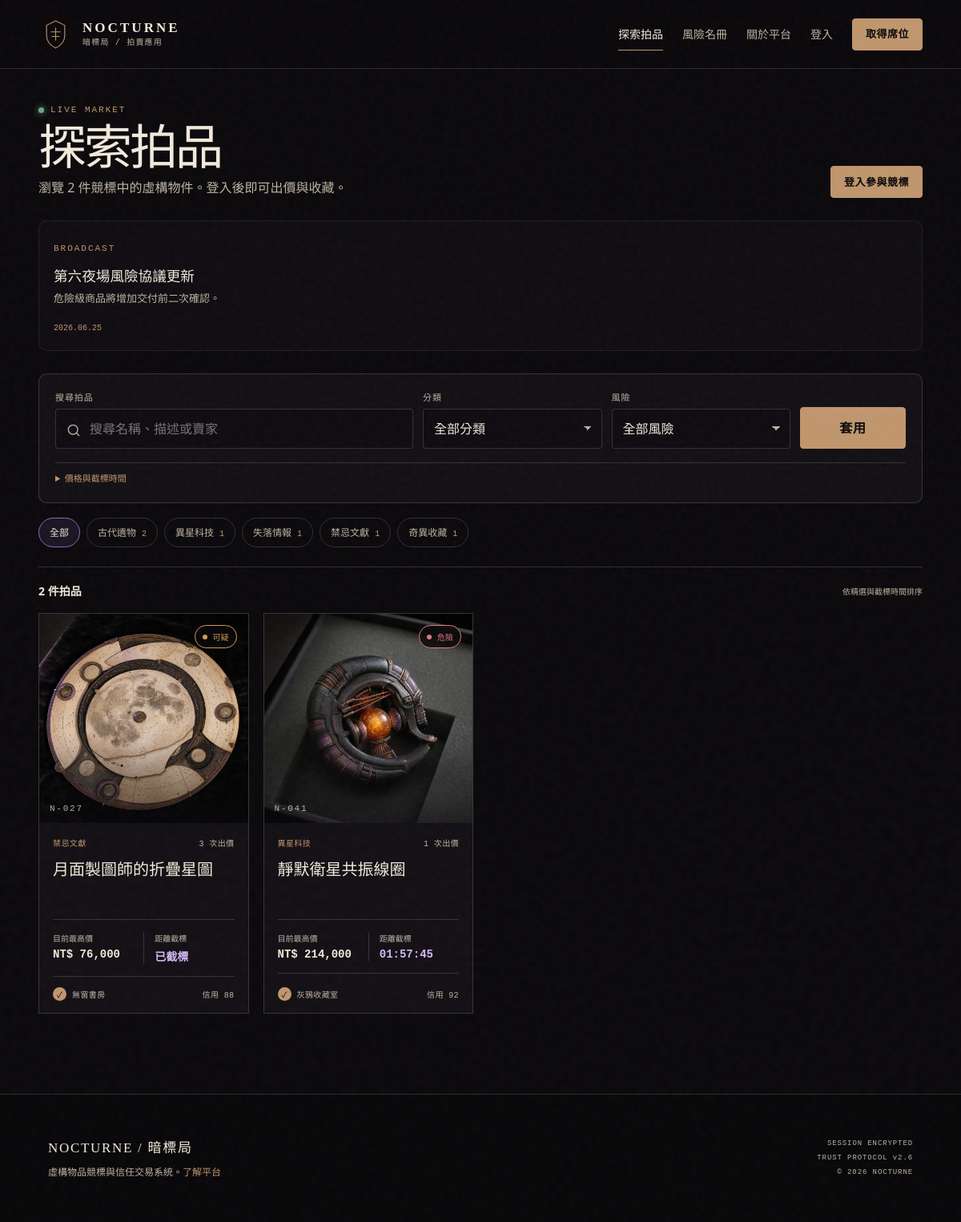
The page / on the database its author committed.
### tables this page shows
CREATE TABLE announcements (
    id BIGINT UNSIGNED AUTO_INCREMENT PRIMARY KEY,
    author_id BIGINT UNSIGNED NOT NULL,
    title VARCHAR(120) NOT NULL,
    body TEXT NOT NULL,
    status ENUM('draft', 'published', 'archived') NOT NULL DEFAULT 'draft',
    published_at DATETIME NULL,
    created_at DATETIME NOT NULL DEFAULT CURRENT_TIMESTAMP,
    updated_at DATETIME NOT NULL DEFAULT CURRENT_TIMESTAMP ON UPDATE CURRENT_TIMESTAMP,
    CONSTRAINT fk_announcements_author FOREIGN KEY (author_id) REFERENCES users(id)
);

CREATE TABLE categories (
    id SMALLINT UNSIGNED AUTO_INCREMENT PRIMARY KEY,
    name VARCHAR(60) NOT NULL,
    code CHAR(3) NOT NULL,
    description VARCHAR(255) NULL,
    risk_default ENUM('low', 'suspicious', 'dangerous', 'prohibited') NOT NULL DEFAULT 'suspicious',
    sort_order SMALLINT NOT NULL DEFAULT 0,
    is_active BOOLEAN NOT NULL DEFAULT TRUE,
    created_at DATETIME NOT NULL DEFAULT CURRENT_TIMESTAMP,
    UNIQUE KEY uq_categories_name (name),
    UNIQUE KEY uq_categories_code (code)
);

CREATE TABLE auctions (
    id BIGINT UNSIGNED AUTO_INCREMENT PRIMARY KEY,
    seller_id BIGINT UNSIGNED NOT NULL,
    category_id SMALLINT UNSIGNED NOT NULL,
    reviewed_by BIGINT UNSIGNED NULL,
    lot_no VARCHAR(24) NOT NULL,
    title VARCHAR(120) NOT NULL,
    slug VARCHAR(160) NOT NULL,
    description TEXT NOT NULL,
    provenance TEXT NULL,
    starting_price DECIMAL(12,2) UNSIGNED NOT NULL,
    current_price DECIMAL(12,2) UNSIGNED NOT NULL,
    reserve_price DECIMAL(12,2) UNSIGNED NULL,
    min_increment DECIMAL(12,2) UNSIGNED NOT NULL DEFAULT 100.00,
    risk_level ENUM('low', 'suspicious', 'dangerous', 'prohibited') NOT NULL DEFAULT 'suspicious',
    ai_risk_suggestion JSON NULL,
    status ENUM('draft', 'pending_review', 'approved', 'active', 'ended', 'rejected', 'cancelled', 'unsold') NOT NULL DEFAULT 'draft',
    featured BOOLEAN NOT NULL DEFAULT FALSE,
    start_at DATETIME NOT NULL,
    end_at DATETIME NOT NULL,
    reviewed_at DATETIME NULL,
    rejection_reason VARCHAR(500) NULL,
    created_at DATETIME NOT NULL DEFAULT CURRENT_TIMESTAMP,
    updated_at DATETIME NOT NULL DEFAULT CURRENT_TIMESTAMP ON UPDATE CURRENT_TIMESTAMP,
    UNIQUE KEY uq_auctions_lot_no (lot_no),
    UNIQUE KEY uq_auctions_slug (slug),
    KEY idx_auctions_browse (status, end_at, risk_level),
    KEY idx_auctions_category_price (category_id, current_price),
    KEY idx_auctions_seller (seller_id, status),
    FULLTEXT KEY ftx_auctions_search (title, description, provenance),
    CONSTRAINT fk_auctions_seller FOREIGN KEY (seller_id) REFERENCES users(id),
    CONSTRAINT fk_auctions_category FOREIGN KEY (category_id) REFERENCES categories(id),
    CONSTRAINT fk_auctions_reviewer FOREIGN KEY (reviewed_by) REFERENCES users(id) ON DELETE SET NULL,
    CONSTRAINT chk_auctions_times CHECK (end_at > start_at),
    CONSTRAINT chk_auctions_prices CHECK (starting_price > 0 AND current_price >= starting_price AND min_increment > 0)
);

CREATE TABLE users (
    id BIGINT UNSIGNED AUTO_INCREMENT PRIMARY KEY,
    username VARCHAR(40) NOT NULL,
    email VARCHAR(190) NOT NULL,
    password_hash VARCHAR(255) NOT NULL,
    avatar_path VARCHAR(255) NULL,
    credit_score TINYINT UNSIGNED NOT NULL DEFAULT 80,
    status ENUM('pending', 'active', 'suspended', 'banned') NOT NULL DEFAULT 'active',
    email_verified_at DATETIME NULL,
    last_login_at DATETIME NULL,
    created_at DATETIME NOT NULL DEFAULT CURRENT_TIMESTAMP,
    updated_at DATETIME NOT NULL DEFAULT CURRENT_TIMESTAMP ON UPDATE CURRENT_TIMESTAMP,
    UNIQUE KEY uq_users_email (email),
    UNIQUE KEY uq_users_username (username),
    KEY idx_users_status_credit (status, credit_score),
    CONSTRAINT chk_users_credit CHECK (credit_score BETWEEN 0 AND 100)
);

### app/Core/View.php (called while the page is built, shortened)
<?php
final class View
{
    public static function render(string $template, array $data = [], string $layout = 'layouts/main'): void
    {
        $root = dirname(__DIR__, 2) . '/views/';
        $templateFile = $root . $template . '.php';
        extract($data, EXTR_SKIP);
        require $templateFile;
    }
}

### app/Controllers/HomeController.php (called while the page is built, shortened)
<?php
final class HomeController
{
    public function index(): void
    {
        $filters = [
            'q' => trim((string) ($_GET['q'] ?? '')),
            'category' => (string) ($_GET['category'] ?? ''),
            'risk' => (string) ($_GET['risk'] ?? ''),
            'min_price' => filter_var($_GET['min_price'] ?? null, FILTER_VALIDATE_FLOAT) ?: '',
            'max_price' => filter_var($_GET['max_price'] ?? null, FILTER_VALIDATE_FLOAT) ?: '',
            'ending' => in_array($_GET['ending'] ?? '', ['6', '12', '24', '72'], true) ? $_GET['ending'] : '',
        ];
        $model = new Auction();
        $announcements = [];
        $pdo = Database::connection();
        if ($pdo) {
            $announcements = $pdo->query(
                'SELECT title, body, published_at FROM announcements
                 WHERE status = "published" ORDER BY published_at DESC LIMIT 3'
            )->fetchAll();
        }
        View::render('front/home', [
            'pageTitle' => '探索拍品',
            'auctions' => $model->featured($filters),
            'categories' => $model->categories(),
            'filters' => $filters,
            'databaseAvailable' => Database::available(),
            'announcements' => $announcements,
        ]);
    }
}

### public/index.php (called while the page is built, shortened)
<?php
$root = dirname(__DIR__);
require $root . '/app/bootstrap.php';
$page = (string) ($_GET['page'] ?? 'home');
$method = $_SERVER['REQUEST_METHOD'] ?? 'GET';
$routes = [
    'GET' => [
        'home' => [HomeController::class, 'index'],
        'about' => [HomeController::class, 'about'],
        'auction' => [AuctionController::class, 'show'],
        'wanted' => [HomeController::class, 'wanted'],
        'login' => [AuthController::class, 'loginForm'],
        'register' => [AuthController::class, 'registerForm'],
        'buyer' => [BuyerController::class, 'index'],
        'buyer-payment' => [BuyerController::class, 'payment'],
        'buyer-dispute' => [BuyerController::class, 'disputeForm'],
        'buyer-review' => [BuyerController::class, 'reviewForm'],
        'seller' => [SellerController::class, 'index'],
        'admin' => [AdminController::class, 'index'],
        'admin-disputes' => [AdminController::class, 'disputes'],
        'admin-logs' => [AdminController::class, 'logs'],
        'admin-export' => [AdminController::class, 'export'],
        'upload' => [UploadController::class, 'show'],
    ],
    'POST' => [
        'login' => [AuthController::class, 'login'],
        'register' => [AuthController::class, 'register'],
        'logout' => [AuthController::class, 'logout'],
        'bid' => [AuctionController::class, 'bid'],
        'watch' => [AuctionController::class, 'watch'],
        'buyer-pay' => [BuyerController::class, 'pay'],
        'buyer-dispute-submit' => [BuyerController::class, 'dispute'],
        'buyer-review-submit' => [BuyerController::class, 'review'],
        'seller-create' => [SellerController::class, 'create'],
        'seller-delivery' => [SellerController::class, 'updateDelivery'],
        'ai-description' => [SellerController::class, 'aiDescription'],
        'admin-review' => [AdminController::class, 'review'],
        'admin-dispute-resolve' => [AdminController::class, 'resolveDispute'],
        'admin-announce' => [AdminController::class, 'announce'],
    ],
];
[$controller, $action] = $routes[$method][$page];
(new $controller())->{$action}();

### app/bootstrap.php (called while the page is built, shortened)
<?php
$root = dirname(__DIR__);
spl_autoload_register(static function (string $class) use ($root): void {
    $prefix = 'App\\';
    $file = $root . '/app/' . str_replace('\\', '/', substr($class, strlen($prefix))) . '.php';
});
require_once $root . '/app/Core/helpers.php';

### app/Core/Auth.php (called while the page is built, shortened)
<?php
final class Auth
{
    public static function user(): ?array
    {
        if (empty($_SESSION['user_id'])) {
            return null;
        }
        $user = (new User())->findWithRoles((int) $_SESSION['user_id']);
        return $user;
    }
}

### app/Core/helpers.php (called while the page is built, shortened)
<?php
function e(mixed $value): string
{
    return htmlspecialchars((string) $value, ENT_QUOTES | ENT_SUBSTITUTE, 'UTF-8');
}
function url(string $page = 'home', array $params = []): string
{
    return 'index.php?' . http_build_query(array_merge(['page' => $page], $params));
}
function current_user(): ?array
{
    return Auth::user();
}
function money(int|float|string|null $amount): string
{
    return 'NT$ ' . number_format((float) $amount);
}
function risk_label(string $risk): string
{
    return [
        'low' => '低風險',
        'suspicious' => '可疑',
        'dangerous' => '危險',
        'prohibited' => '禁止流通',
    ][$risk] ?? '未分類';
}

### app/Models/Auction.php (called while the page is built, shortened)
<?php
final class Auction
{
    public function featured(array $filters = []): array
    {
        $pdo = Database::connection();
        $where = ['a.status = "active"', 'a.end_at > NOW()'];
        $params = [];
        $sql = 'SELECT a.*, c.name AS category_name, u.username AS seller_name,
                       u.credit_score AS seller_credit,
                       COALESCE(ai.file_path, "assets/images/item-chronometer.webp") AS image_path,
                       (SELECT COUNT(*) FROM bids b WHERE b.auction_id = a.id) AS bid_count
                FROM auctions a
                JOIN categories c ON c.id = a.category_id
                JOIN users u ON u.id = a.seller_id
                LEFT JOIN auction_images ai ON ai.auction_id = a.id AND ai.is_cover = 1
                WHERE ' . implode(' AND ', $where) . '
                ORDER BY a.featured DESC, a.end_at ASC LIMIT 12';
        $statement = $pdo->prepare($sql);
        $statement->execute($params);
        return $statement->fetchAll();
    }
    public function categories(): array
    {
        $pdo = Database::connection();
        return $pdo->query(
            'SELECT c.id, c.name, c.code, COUNT(a.id) AS count
             FROM categories c LEFT JOIN auctions a ON a.category_id = c.id
             GROUP BY c.id ORDER BY c.sort_order, c.name'
        )->fetchAll();
    }
}

### views/front/home.php (the view, shortened to what this page needs)
<section class="catalog-shell">
    <header class="catalog-header">
        <div>
            <span class="section-code"><i class="status-dot"></i>LIVE MARKET</span>
            <h1>探索拍品</h1>
            <p>瀏覽 <?= count($auctions) ?> 件競標中的虛構物件。登入後即可出價與收藏。</p>
        </div>
        <?php if (!current_user()): ?>
            <a class="button button-small" href="<?= e(url('login')) ?>">登入參與競標</a>
        <?php endif; ?>
    </header>
    <?php if (!empty($announcements)): ?>
        <div class="announcement-bar" aria-label="最新公告">
            <?php foreach ($announcements as $ann): ?>
                <article class="announcement-card">
                    <span class="section-code">BROADCAST</span>
                    <h3><?= e($ann['title']) ?></h3>
                    <p><?= e($ann['body']) ?></p>
                    <time datetime="<?= e($ann['published_at']) ?>"><?= e(date('Y.m.d', strtotime($ann['published_at']))) ?></time>
                </article>
            <?php endforeach; ?>
        </div>
    <?php endif; ?>
    <form class="catalog-search" method="get" action="index.php">
        <label class="search-main">
            <span>搜尋拍品</span>
            <svg viewBox="0 0 24 24" aria-hidden="true"><circle cx="11" cy="11" r="7"/><path d="m20 20-4-4"/></svg>
            <input type="search" name="q" value="<?= e($filters['q']) ?>" placeholder="搜尋名稱、描述或賣家">
        </label>
        <label><span>分類</span>
            <select name="category">
                <option value="">全部分類</option>
            </select>
        </label>
        <label><span>風險</span>
            <select name="risk">
                <option value="">全部風險</option>
            </select>
        </label>
        <button class="button button-search" type="submit">套用</button>
        <details class="search-extra" <?= ($filters['min_price'] || $filters['max_price'] || $filters['ending']) ? 'open' : '' ?>>
            <summary>價格與截標時間</summary>
        </details>
    </form>
    <nav class="category-tabs" aria-label="商品分類">
        <a href="<?= e(url('home')) ?>" class="<?= $filters['category'] === '' ? 'active' : '' ?>">全部</a>
        <?php foreach ($categories as $category): ?>
            <a href="<?= e(url('home', ['category' => $category['id']])) ?>" class="<?= (string) $filters['category'] === (string) $category['id'] ? 'active' : '' ?>"><?= e($category['name']) ?><span><?= (int) $category['count'] ?></span></a>
        <?php endforeach; ?>
    </nav>
    <div class="catalog-result-bar">
        <strong><?= count($auctions) ?> 件拍品</strong>
        <span>依精選與截標時間排序</span>
    </div>
    <div class="auction-grid">
        <?php foreach ($auctions as $index => $auction): ?>
            <article class="auction-card">
                <a class="auction-image" href="<?= e(url('auction', ['id' => $auction['id']])) ?>" aria-label="查看 <?= e($auction['title']) ?>">
                    <img src="<?= e($auction['image_path']) ?>" alt="<?= e($auction['title']) ?> 商品影像" loading="<?= $index < 4 ? 'eager' : 'lazy' ?>">
                    <span class="risk-badge risk-<?= e($auction['risk_level']) ?>"><i></i><?= e(risk_label($auction['risk_level'])) ?></span>
                    <span class="lot-stamp"><?= e($auction['lot_no']) ?></span>
                </a>
                <div class="auction-card-body">
                    <div class="auction-category"><span><?= e($auction['category_name']) ?></span><span><?= (int) $auction['bid_count'] ?> 次出價</span></div>
                    <h2><a href="<?= e(url('auction', ['id' => $auction['id']])) ?>"><?= e($auction['title']) ?></a></h2>
                    <div class="auction-meta">
                        <div><span>目前最高價</span><strong><?= e(money($auction['current_price'])) ?></strong></div>
                        <div class="countdown" data-countdown="<?= e(date(DATE_ATOM, strtotime($auction['end_at']))) ?>"><span>距離截標</span><strong>--:--:--</strong></div>
                    </div>
                    <div class="seller-line"><span class="verified" aria-label="已驗證賣家">✓</span><span class="seller-name"><?= e($auction['seller_name']) ?></span><span>信用 <?= (int) $auction['seller_credit'] ?></span></div>
                </div>
            </article>
        <?php endforeach; ?>
    </div>
</section>

### rows shown on the page
announcements: title "第六夜場風險協議更新", body "危險級商品將增加交付前二次確認。", published_at "2026.06.25"
categories: name "古代遺物", count "2"
categories: name "異星科技", count "1"
categories: name "失落情報", count "1"
categories: name "禁忌文獻", count "1"
categories: name "奇異收藏", count "1"
auctions: shows a picture, risk_level "可疑", lot_no "N-027", category.name "禁忌文獻", bid_count "3", title "月面製圖師的折疊星圖", current_price "NT$ 76,000", seller.username "無窗書房", seller.credit_score "88"
auctions: shows a picture, risk_level "危險", lot_no "N-041", category.name "異星科技", bid_count "1", title "靜默衛星共振線圈", current_price "NT$ 214,000", seller.username "灰鴉收藏室", seller.credit_score "92"

### other values the page prints
count($auctions) "2"
